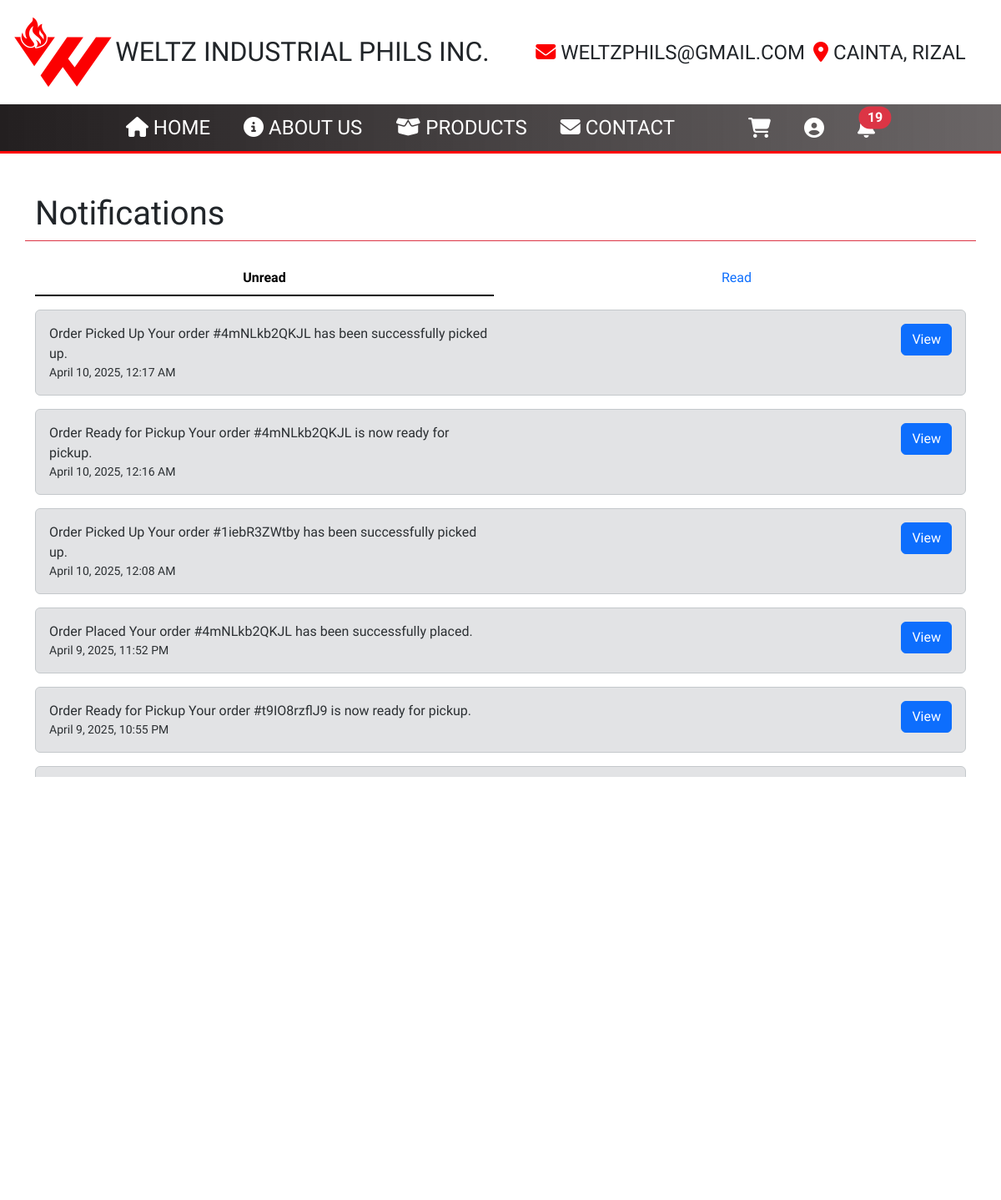
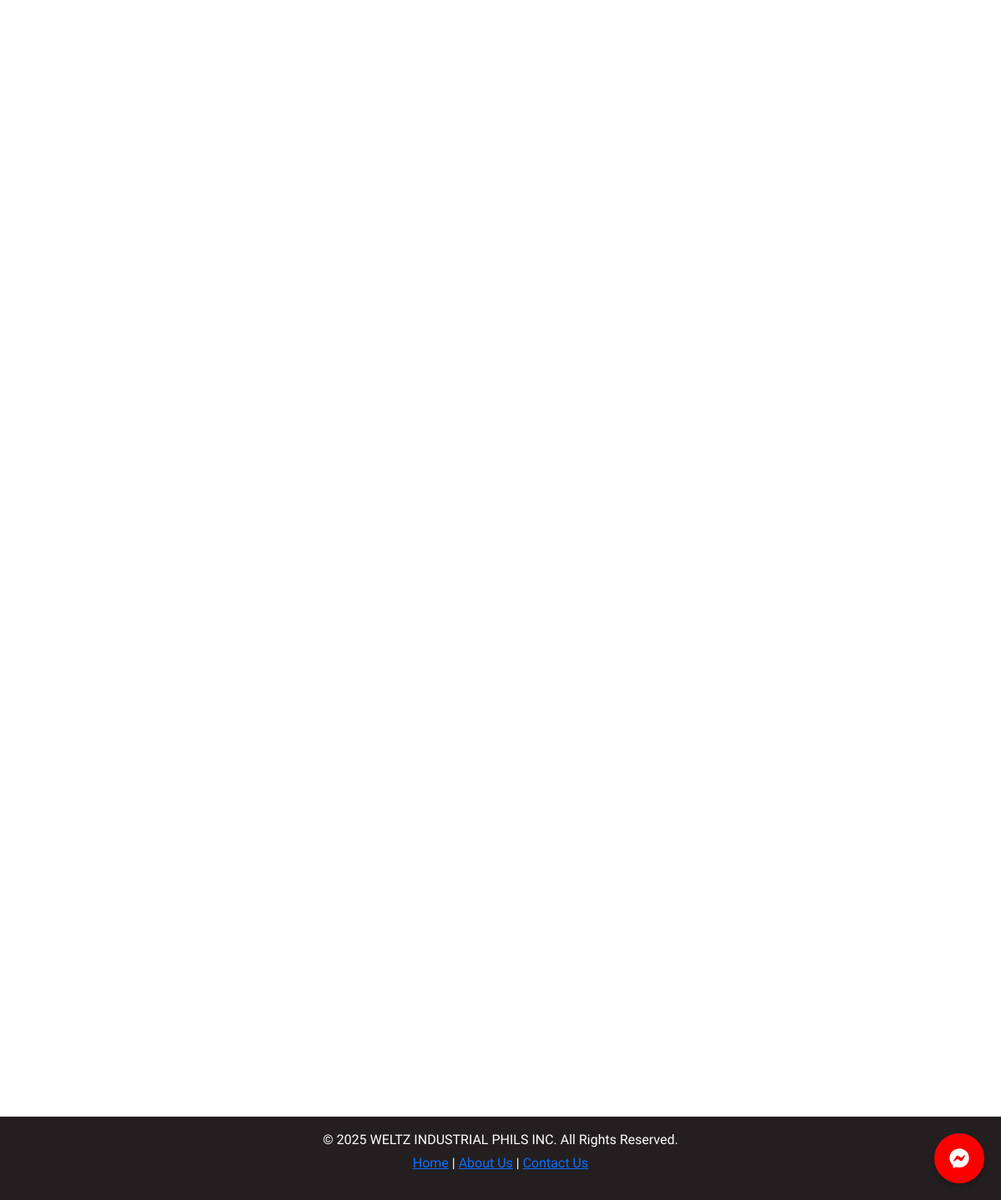
/src/Home.php?page=notifs (signed in), run on the app's committed database (2 pictures, top to bottom).
### tables this page shows
CREATE TABLE `notifs_tbl` (
  `notifID` int(11) NOT NULL AUTO_INCREMENT,
  `userID` int(11) DEFAULT NULL,
  `notifName` varchar(50) NOT NULL,
  `notifMessage` text NOT NULL,
  `statusID` int(11) DEFAULT 9,
  `notifType` varchar(50) NOT NULL,
  `createdAt` datetime NOT NULL DEFAULT current_timestamp(),
  `updatedAt` datetime NOT NULL DEFAULT current_timestamp(),
  PRIMARY KEY (`notifID`),
  KEY `notifStatusFK` (`statusID`),
  KEY `notifUserFK` (`userID`),
  CONSTRAINT `notifStatusFK` FOREIGN KEY (`statusID`) REFERENCES `statuses_tbl` (`statusID`) ON DELETE SET NULL ON UPDATE NO ACTION,
  CONSTRAINT `notifUserFK` FOREIGN KEY (`userID`) REFERENCES `users_tbl` (`userID`) ON DELETE SET NULL ON UPDATE NO ACTION
);

### src/customerPages/notifsPage.php (the view, shortened to what this page needs)
<?php
if (isset($_SESSION['userID'])) {
    $userID = $_SESSION['userID'];
    require_once 'weltz_dbconnect.php';
?>
    <div class="container mt-5 vh-100">
        <div class="row mb-4 border-bottom border-danger">
            <div class="col-md-9">
                <h1 class="fs-1">Notifications</h1>
            </div>
        </div>
        <ul class="nav nav-underline nav-justified mb-3" id="notifTabs" role="tablist">
            <li class="nav-item"><a class="nav-link active" id="unread-tab" data-bs-toggle="tab" href="#unread" role="tab">Unread</a></li>
            <li class="nav-item"><a class="nav-link" id="read-tab" data-bs-toggle="tab" href="#read" role="tab">Read</a></li>
        </ul>
        <div class="tab-content" id="notifTabsContent">
            <?php
            foreach ([9 => 'unread', 8 => 'read'] as $status => $tab) {
            ?>
                <div class="tab-pane fade <?php echo $status == 9 ? ' show active' : '' ?>" id="<?php echo $tab ?>" role="tabpanel">
                    <div class="notifications-container" style="height: 560px; overflow-y: auto;">
                        <?php
                        $selectNotifsSQL = "SELECT notifID, notifName, notifMessage, notifType, createdAt
                        FROM notifs_tbl
                        WHERE userID = '$userID' AND statusID = '$status'
                        ORDER BY createdAt DESC";
                        $notifsSQLResult = $conn->query($selectNotifsSQL);
                        if ($notifsSQLResult->num_rows > 0) {
                            while ($row = $notifsSQLResult->fetch_assoc()) {
                        ?>
                                <div class="alert alert-secondary" role="alert">
                                    <div class="row">
                                        <div class="col">
                                            <div class="row">
                                                <div class="col">
                                                    <strong><?php echo htmlspecialchars($row['notifName']) ?></strong> <?php echo htmlspecialchars($row['notifMessage']) ?>
                                                </div>
                                            </div>
                                            <div class="row">
                                                <small><?php echo htmlspecialchars(date("F j, Y, g:i A", strtotime($row['createdAt']))) ?></small>
                                            </div>
                                        </div>
                                        <div class="col text-end">
                                            <a href="?page=userProfile&tab=userOrders" class="btn btn-primary view-notif" data-notif-id="<?php echo $row['notifID']; ?>">View</a>
                                        </div>
                                    </div>
                                </div>
                            <?php
                            }
                        } else {
                            ?>
                            <div class="alert alert-secondary" role="alert">No notifications available.</div>
                        <?php
                        }
                        ?>
                    </div>
                </div>
            <?php
            }
            ?>
        </div>
    </div>
<?php
}
?>

### src/styles.css (style rules this page uses)
* { padding: 0; margin: 0; font-family: "Oswald", sans-serif; font-family: "Oswald", sans-serif; font-optical-sizing: auto; font-weight: 300; font-style: normal; }
html { scroll-behavior: smooth; }
body { background-color: white; color: #231f20; }

### data on the page
notifs_tbl: notifName "Order Picked Up", notifMessage "Your order #4mNLkb2QKJL has been successfully picked up.", createdAt "April 10, 2025, 12:17 AM"
notifs_tbl: notifName "Order Ready for Pickup", notifMessage "Your order #4mNLkb2QKJL is now ready for pickup.", createdAt "April 10, 2025, 12:16 AM"
notifs_tbl: notifName "Order Picked Up", notifMessage "Your order #1iebR3ZWtby has been successfully picked up.", createdAt "April 10, 2025, 12:08 AM"
notifs_tbl: notifName "Order Placed", notifMessage "Your order #4mNLkb2QKJL has been successfully placed.", createdAt "April 9, 2025, 11:52 PM"
notifs_tbl: notifName "Order Ready for Pickup", notifMessage "Your order #t9IO8rzflJ9 is now ready for pickup.", createdAt "April 9, 2025, 10:55 PM"

### other printed values
$unreadCount "19"
